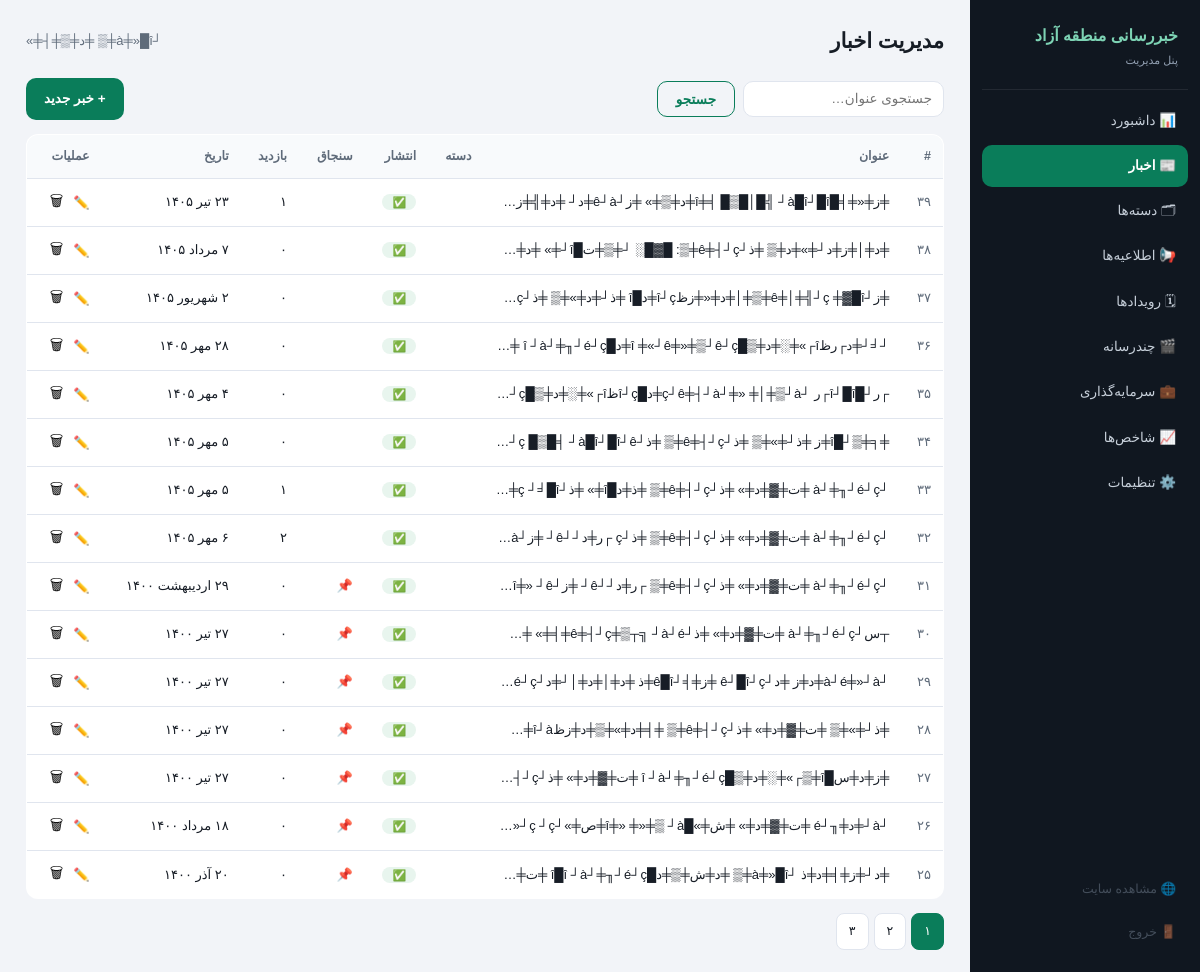
The page /admin.php?a=arts (signed in) on the database as committed earlier.
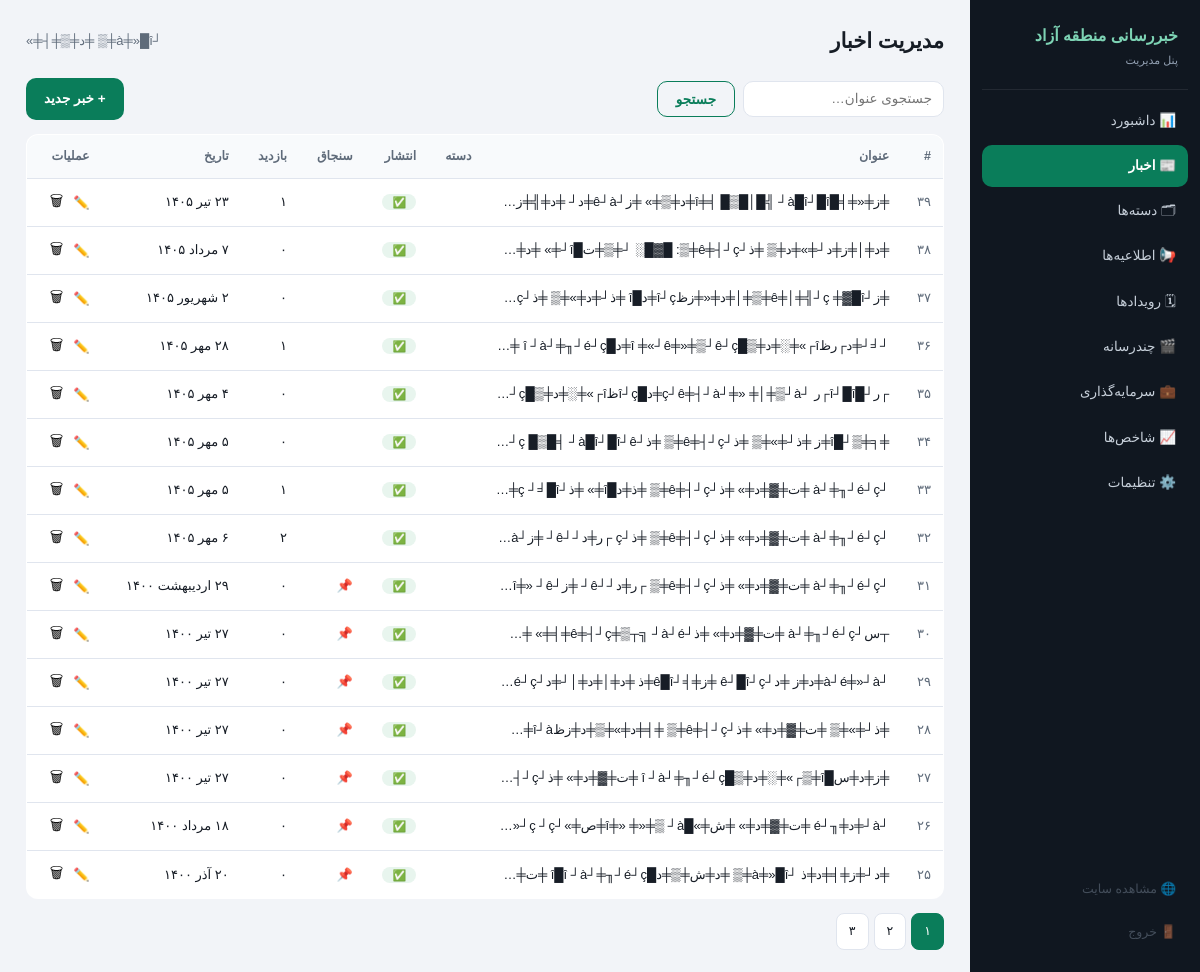
The same page on the database as committed later.
### tables this page shows
CREATE TABLE `articles` (
  `id` int(10) unsigned NOT NULL AUTO_INCREMENT,
  `category_id` int(10) unsigned DEFAULT NULL,
  `image` varchar(300) DEFAULT NULL,
  `source_name` varchar(120) DEFAULT NULL,
  `source_url` varchar(400) DEFAULT NULL,
  `is_pinned` tinyint(1) DEFAULT 0,
  `is_published` tinyint(1) DEFAULT 0,
  `published_at` datetime NOT NULL DEFAULT current_timestamp(),
  `views` int(10) unsigned DEFAULT 0,
  `created_at` datetime DEFAULT current_timestamp(),
  `updated_at` datetime DEFAULT NULL,
  PRIMARY KEY (`id`),
  KEY `idx_pub` (`is_published`,`published_at`),
  KEY `category_id` (`category_id`),
  CONSTRAINT `articles_ibfk_1` FOREIGN KEY (`category_id`) REFERENCES `categories` (`id`) ON DELETE SET NULL
);

### app.php (called while the page is built, shortened)
<?php
if (!function_exists('app')) {
    function app(): array { static $cfg; return $cfg ??= (require __DIR__ . '/config.php'); }
}
function db(): PDO {
    static $pdo = null;
    if ($pdo === null) {
        $c = app()['db'];
        try {
            $pdo = new PDO(
                "mysql:host={$c['host']};port={$c['port']};dbname={$c['name']};charset={$c['charset']}",
                $c['user'], $c['pass'],
                [PDO::ATTR_ERRMODE => PDO::ERRMODE_EXCEPTION, PDO::ATTR_DEFAULT_FETCH_MODE => PDO::FETCH_ASSOC,
                 PDO::ATTR_EMULATE_PREPARES => false]
            );
        } catch (PDOException $e) {
            http_response_code(500);
            exit(app()['debug'] ? 'DB Error: ' . $e->getMessage() : 'خطا در اتصال به دیتابیس. نصب‌کننده را اجرا کنید: <a href="install.php">install.php</a>');
        }
    }
    return $pdo;
}
function q(string $sql, array $p = []): PDOStatement { $st = db()->prepare($sql); $st->execute($p); return $st; }
function qall(string $sql, array $p = []): array { return q($sql, $p)->fetchAll(); }
function qval(string $sql, array $p = [])        { return q($sql, $p)->fetchColumn(); }
function e(?string $s): string          { return htmlspecialchars((string)$s, ENT_QUOTES, 'UTF-8'); }
function getp(string $k, string $d = ''): string { return is_string($_GET[$k] ?? null) ? trim($_GET[$k]) : $d; }
function ini(string $k, int $d = 0): int { return (int)($_GET[$k] ?? $d); }
function admin_url(string $a, array $qs = []): string {
    $qs['a'] = $a; foreach ($qs as $k => $v) if ($v === null || $v === '') unset($qs[$k]);
    return 'admin.php?' . http_build_query($qs);
}
function g2j(int $gy, int $gm, int $gd): array {
    $gdos = [0, 31, 59, 90, 120, 151, 181, 212, 243, 273, 304, 334];
    $gy2 = ($gm > 2) ? $gy + 1 : $gy;
    $days = 355666 + (365 * $gy) + (int)(($gy2 + 3) / 4) - (int)(($gy2 + 99) / 100) + (int)(($gy2 + 399) / 400) + $gd + $gdos[$gm - 1];
    $jy = -1595 + 33 * ((int)($days / 12053)); $days %= 12053;
    $jy += 4 * ((int)($days / 1461)); $days %= 1461;
    if ($days > 365) { $jy += (int)(($days - 1) / 365); $days = ($days - 1) % 365; }
    $jm = $days < 186 ? 1 + (int)($days / 31) : 7 + (int)(($days - 186) / 30);
    $jd = 1 + ($days % ($days < 186 ? 31 : 30));
    return [$jy, $jm, $jd];
}
function fa_months(): array { return [1=>'فروردین','اردیبهشت','خرداد','تیر','مرداد','شهریور','مهر','آبان','آذر','دی','بهمن','اسفند']; }
function date_i18n(string $dt, bool $withTime = true): string {
    $ts = strtotime($dt); if (!$ts) return '';
    $lang = lang();
    $y = date('Y', $ts); $m = (int)date('n', $ts); $d = (int)date('j', $ts);
    if ($lang === 'fa') {
        [$jy, $jm, $jd] = g2j((int)$y, (int)$m, (int)$d);
        $fa = fa_months(); $persianDigits = ['۰','۱','۲','۳','۴','۵','۶','۷','۸','۹'];
        $str = strtr("$jd {$fa[$jm]} $jy", array_combine(range(0, 9), $persianDigits));
        return $withTime ? $str . '، ' . date('H:i', $ts) : $str;
    }
    return date('j M Y', $ts) . ($withTime ? ', ' . date('H:i', $ts) : '');
}
function lang(): string {
    static $l = null;
    if ($l === null) {
        $allowed = app()['languages'];
        $g = getp('lang');
        $l = in_array($g, $allowed, true) ? $g : ($_SESSION['lang'] ?? null);
    }
    return $l;
}
function fa_num(int|string $n): string {
    return strtr((string)$n, array_combine(range(0, 9), ['۰','۱','۲','۳','۴','۵','۶','۷','۸','۹']));
}
function current_admin(): array { return $_SESSION['admin'] ?? ['name'=>'', 'user'=>'']; }

### admin.php (the view, shortened to what this page needs)
<?php
require_once __DIR__ . '/app.php';
$NAV = [
    'dash' => '📊 داشبورد', 'arts' => '📰 اخبار', 'cats' => '🗂 دسته‌ها', 'anns' => '📢 اطلاعیه‌ها',
    'evs' => '🗓 رویدادها', 'mds' => '🎬 چندرسانه', 'invs' => '💼 سرمایه‌گذاری', 'pulse' => '📈 شاخص‌ها', 'set' => '⚙️ تنظیمات',
];
function admin_header(string $title, string $act): void {
    global $NAV;
    echo '<!doctype html><html lang="fa" dir="rtl"><head><meta charset="utf-8">
<meta name="viewport" content="width=device-width, initial-scale=1"><meta name="robots" content="noindex">
<title>' . e($title) . ' — پنل مدیریت</title>
<link rel="stylesheet" href="assets/css/admin.css?v=1"></head>
<body data-act="' . e($act) . '"><div class="adm"><aside class="side">
<div class="side-brand">خبررسانی منطقه آزاد<br><small>پنل مدیریت</small></div>';
    foreach ($NAV as $k => $v) echo '<a class="sitem' . ($act === $k ? ' on' : '') . '" href="' . e(admin_url($k)) . '">' . $v . '</a>';
    echo '<div class="spacer"></div>
<a class="sitem dim" href="index.php" target="_blank">🌐 مشاهده سایت</a>
<a class="sitem dim" href="' . e(admin_url('logout')) . '">🚪 خروج</a>
</aside><main class="adm-main"><div class="adm-top"><h1>' . e($title) . '</h1>
<span class="who">' . e(current_admin()['name'] ?: current_admin()['user']) . '</span></div>';
}
function admin_footer(): void { echo '</main></div></body></html>'; }
$a = getp('a', 'dash');
switch ($a) {
case 'arts': {
    $sq = getp('q'); $w = ''; $p = [];
    $page = max(1, ini('page', 1)); $per = 15; $off = ($page - 1) * $per;
    $total = (int)qval("SELECT COUNT(*) FROM articles a JOIN article_translations t ON t.article_id = a.id AND t.lang='fa'" . ($w ? " WHERE $w" : ""), $p);
    admin_header('مدیریت اخبار', 'arts');
    echo '<div class="tools"><form method="get"><input type="hidden" name="a" value="arts"><input name="q" placeholder="جستجوی عنوان…" value="' . e($sq) . '"><button class="btn ghost">جستجو</button></form>
    <a class="btn" href="' . e(admin_url('art_edit')) . '">+ خبر جدید</a></div>
    <table class="lt"><tr><th>#</th><th>عنوان</th><th>دسته</th><th>انتشار</th><th>سنجاق</th><th>بازدید</th><th>تاریخ</th><th>عملیات</th></tr>';
    foreach (qall("SELECT a.*, t.title, c.id AS cid FROM articles a
                   JOIN article_translations t ON t.article_id = a.id AND t.lang='fa'
                   LEFT JOIN category_translations c ON c.category_id = a.category_id AND c.lang='fa'
                   " . ($w ? "WHERE $w " : "") . "ORDER BY a.id DESC LIMIT $per OFFSET $off", $p) as $r) {
        echo '<tr><td>' . fa_num((int)$r['id']) . '</td><td class="tt">' . e($r['title']) . '</td><td>' . e($r['cid'] ? '' : '') . '</td>
          <td><span class="bdg ' . ($r['is_published'] ? 'g' : 'y') . '">' . ($r['is_published'] ? '✅' : 'پیش‌نویس') . '</span></td>
          <td>' . ($r['is_pinned'] ? '📌' : '') . '</td><td>' . fa_num((int)$r['views']) . '</td><td>' . e(date_i18n($r['published_at'], false)) . '</td>
          <td class="ops"><a href="' . e(admin_url('art_edit', ['id' => $r['id']])) . '">✏️</a>
          <form method="post" onsubmit="return confirm(&quot;حذف شود؟&quot;)"><input type="hidden" name="a" value="arts"><input type="hidden" name="op" value="del"><input type="hidden" name="id" value="' . (int)$r['id'] . '">' . csrf_field() . '<button class="lblk">🗑</button></form></td></tr>';
    }
    echo '</table>';
    if ($total > $per) {
        echo '<div class="pager">';
        for ($i = 1; $i <= (int)ceil($total / $per); $i++)
            echo '<a class="pg' . ($i === $page ? ' pg-cur' : '') . '" href="' . e(admin_url('arts', ['q' => $sq, 'page' => $i])) . '">' . fa_num($i) . '</a>';
        echo '</div>';
    }
    admin_footer();
} break;
}

### assets/css/admin.css (style rules this page uses)
:root { --bg:#f2f4f8;--panel:#fff;--fg:#171d26;--muted:#5f6b7a;--line:#e0e5ee;--brand:#0a7d5a;--brand-d:#086a4c;--brand-l:#e8f5f0;--y:#b45309;--r:#b91c1c;--g:#15803d;--radius:12px }
* { margin:0;box-sizing:border-box }
body { font-family:Vazirmatn,Tahoma,sans-serif;background:var(--bg);color:var(--fg);font-size:14px;line-height:1.8 }
a { text-decoration:none;color:inherit }
.adm { display:flex;min-height:100vh }
.side { width:230px;background:#101720;color:#dfe6ef;display:flex;flex-direction:column;padding:16px 12px;flex-shrink:0 }
.side-brand { font-size:16px;font-weight:800;color:#7dd3b4;padding:6px 10px 18px;border-bottom:1px solid rgba(255,255,255,.08);margin-bottom:10px }
.side-brand small { display:block;font-size:11px;font-weight:400;color:#93a1b3 }
.sitem { display:block;padding:9px 12px;border-radius:10px;font-size:13.5px;color:#c6cfd9;margin-bottom:3px }
.sitem.on { background:var(--brand);color:#fff;font-weight:700 }
.sitem.dim { opacity:.65;font-size:12.5px }
.spacer { flex:1 }
.adm-main { flex:1;padding:22px 26px;max-width:1200px }
.adm-top { display:flex;justify-content:space-between;align-items:center;margin-bottom:18px }
.adm-top h1 { font-size:21px }
.who { color:var(--muted);font-size:13px }
.btn { background:var(--brand);color:#fff;border:0;padding:9px 18px;border-radius:10px;font-family:inherit;font-size:13.5px;cursor:pointer;font-weight:700 }
.btn.ghost { background:transparent;color:var(--brand);border:1px solid var(--brand) }
.tools { display:flex;justify-content:space-between;align-items:center;gap:10px;margin-bottom:14px }
.tools form { display:flex;gap:8px }
table.lt { width:100%;border-collapse:collapse;background:var(--panel);border-radius:var(--radius);overflow:hidden;border:1px solid var(--line) }
.lt th { background:#f8fafc;font-size:12.5px;color:var(--muted);text-align:right;padding:10px 12px }
.lt td { border-top:1px solid var(--line);padding:9px 12px;font-size:13px }
.lt th,table>tr>th { font-weight:700 }
.lt td:first-child { color:var(--muted);white-space:nowrap }
.tt { max-width:380px;overflow:hidden;text-overflow:ellipsis;white-space:nowrap }
.dim { color:var(--muted);font-size:12px }
.ops { display:flex;gap:6px;align-items:center;white-space:nowrap }
.ops form { display:inline }
.lblk { background:transparent;border:0;cursor:pointer;font-size:15px;padding:2px 4px }
.bdg { padding:2px 10px;border-radius:999px;font-size:11px;font-weight:700 }
.bdg.g { background:#e8f5ee;color:var(--g) }
.pager { display:flex;gap:5px;margin-top:14px }
.pg { padding:6px 12px;background:#fff;border:1px solid var(--line);border-radius:8px;font-size:12.5px }
.pg-cur { background:var(--brand);color:#fff;border-color:var(--brand) }
input,select,textarea { width:100%;padding:9px 11px;border:1px solid var(--line);border-radius:10px;font-family:inherit;font-size:13.5px;background:#fff }

Rows that differ between the two databases and show on the page:
changed articles "۲۸ مهر ۱۴۰۵": views "۰" → "۱"
